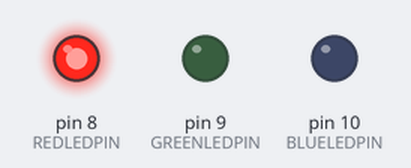
Recording of a sketch running on a simulated Arduino Uno, built with avr-gcc and run on an emulated ATmega328P. On the bench: output pins drawn as LEDs (lit = HIGH).

Above: at 0.2 s.
At 1.7 s:
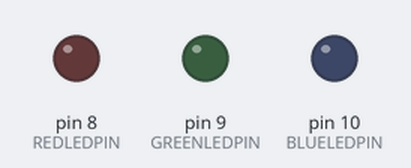
Timing chart, 0 to 3.0 s (numbered marks = the images above):
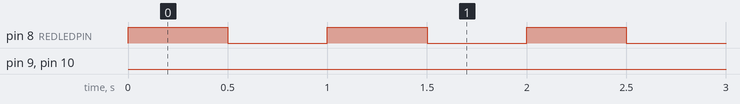

The sketch:

Lesson3.ino
```cpp
// (licence header left out)
//3 led Blink program
//Blink red x5
//Blink green x10
//Blink blue x15
#define REDLEDPIN 8
#define GREENLEDPIN 9
#define BLUELEDPIN 10
bool programComplete = false;
void setup() {
  // put your setup code here, to run once:
  pinMode(REDLEDPIN, OUTPUT);
  pinMode(GREENLEDPIN, OUTPUT);
  pinMode(BLUELEDPIN, OUTPUT);
}

void loop() {
  // put your main code here, to run repeatedly:
  int i = 0;
  if(!programComplete){
    programComplete=true;
    while(i<5){
      blinkRed();
      i++;
    }
    while(i<15&&i>=5){
      blinkGreen();
      i++;
    }
    while(i<30&&i>=15){
      blinkBlue();
      i++;
    }
  }

}
void blinkRed(){
    digitalWrite(REDLEDPIN,HIGH);
    delay(500);
    digitalWrite(REDLEDPIN,LOW);
    delay(500);
}
void blinkGreen(){
    digitalWrite(GREENLEDPIN,HIGH);
    delay(500);
    digitalWrite(GREENLEDPIN,LOW);
    delay(500);
}
void blinkBlue(){
    digitalWrite(BLUELEDPIN,HIGH);
    delay(500);
    digitalWrite(BLUELEDPIN,LOW);
    delay(500);
}
```

Measured:
- by itself, pin 8 (REDLEDPIN): alternates HIGH for 0.50 s and LOW for 0.50 s, 10 changes in all, then stays LOW
- by itself, pin 9 (GREENLEDPIN): LOW → HIGH at 5.0 s, → LOW 0.50 s later, → HIGH 0.50 s later, → LOW 0.50 s later, … (20 changes in this stretch)
- by itself, pin 10 (BLUELEDPIN): LOW → HIGH at 15.0 s, → LOW 0.50 s later, → HIGH 0.50 s later, → LOW 0.50 s later, … (30 changes in this stretch)
